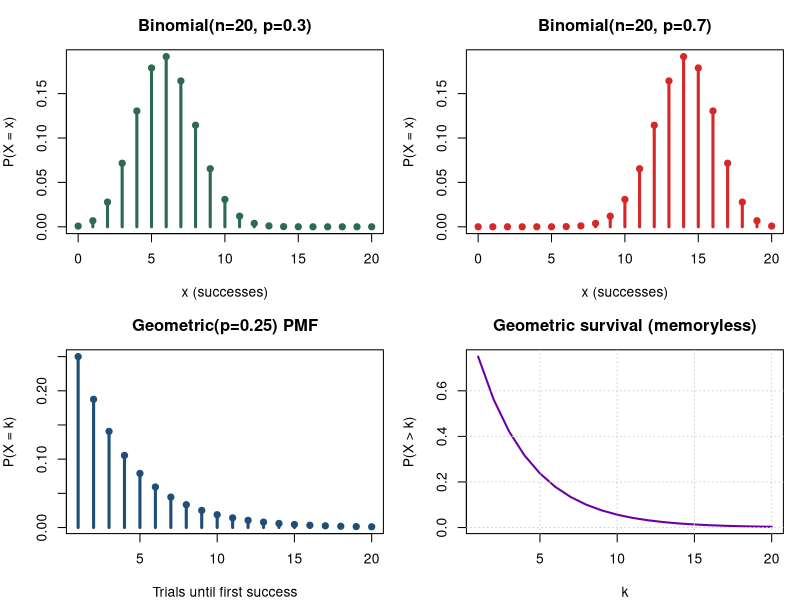
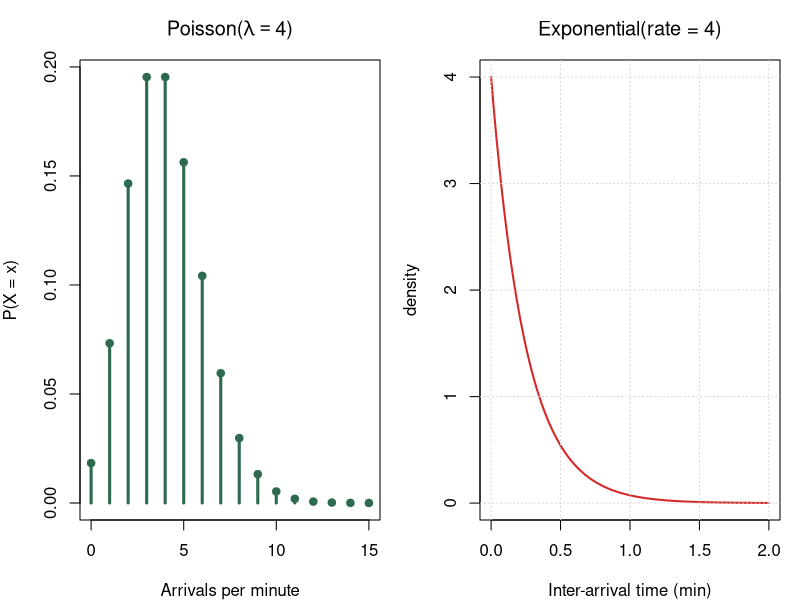
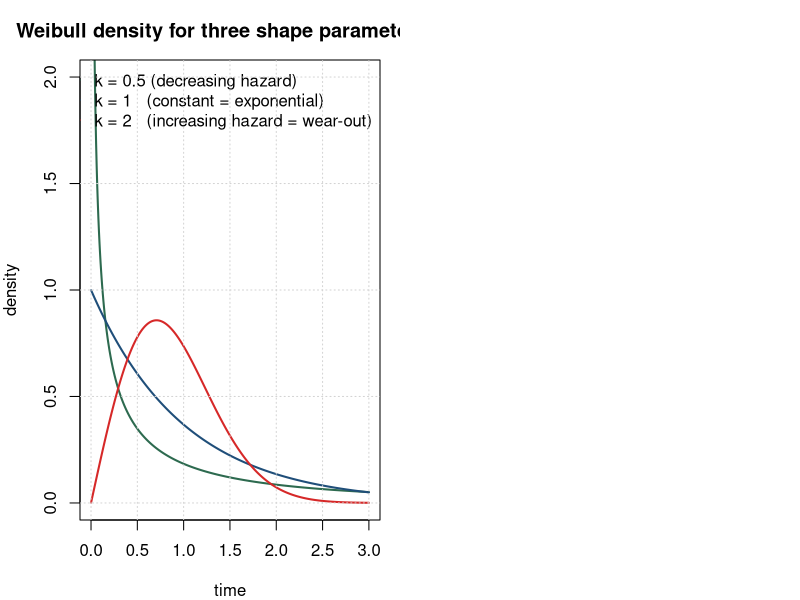
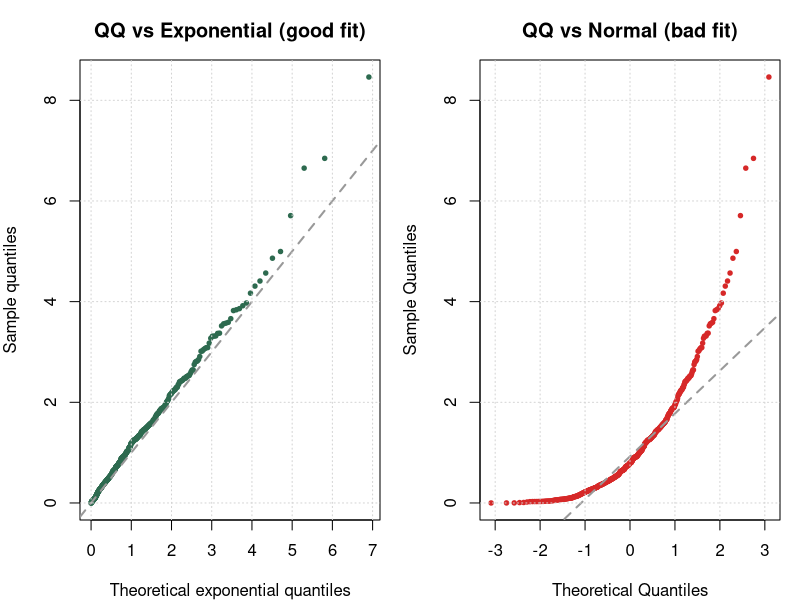
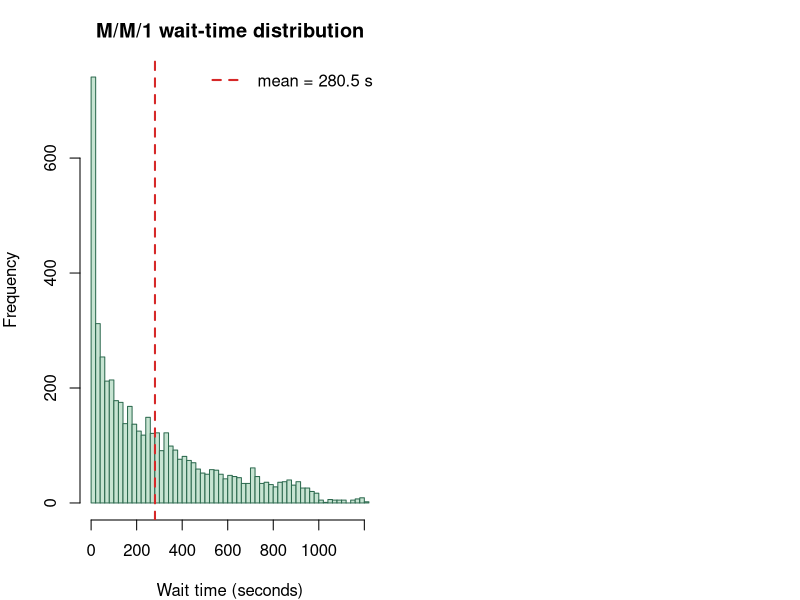

Generate these figures, in order, with R:
## ---- chunk 1
#| label: plot-discrete-dists
#| fig-cap: "Binomial PMFs for different p (top); Geometric PMF and survival function (bottom)."
#| fig-width: 9
#| fig-height: 6

par(mfrow = c(2, 2), mar = c(4, 4, 3, 1))

# Binomial p = 0.3
x <- 0:20
plot(x, dbinom(x, size = 20, prob = 0.3), type = "h", lwd = 3,
     col = "#2d6a4f", xlab = "x (successes)", ylab = "P(X = x)",
     main = "Binomial(n=20, p=0.3)")
points(x, dbinom(x, size = 20, prob = 0.3), pch = 19, col = "#2d6a4f")

# Binomial p = 0.7
plot(x, dbinom(x, size = 20, prob = 0.7), type = "h", lwd = 3,
     col = "#d62828", xlab = "x (successes)", ylab = "P(X = x)",
     main = "Binomial(n=20, p=0.7)")
points(x, dbinom(x, size = 20, prob = 0.7), pch = 19, col = "#d62828")

# Geometric PMF (p = 0.25)
k <- 1:20
plot(k, dgeom(k - 1, prob = 0.25), type = "h", lwd = 3,
     col = "#1f4e79", xlab = "Trials until first success",
     ylab = "P(X = k)", main = "Geometric(p=0.25) PMF")
points(k, dgeom(k - 1, prob = 0.25), pch = 19, col = "#1f4e79")

# Geometric survival P(X > k)
plot(k, 1 - pgeom(k - 1, prob = 0.25), type = "l", lwd = 2,
     col = "#6c00a3", xlab = "k", ylab = "P(X > k)",
     main = "Geometric survival (memoryless)")
grid()
## ---- chunk 2
#| label: plot-poisson-exp
#| fig-cap: "Poisson PMF and the matching exponential density."
#| fig-width: 9
#| fig-height: 4

par(mfrow = c(1, 2), mar = c(4, 4, 3, 1))

lambda <- 4
x <- 0:15
plot(x, dpois(x, lambda), type = "h", lwd = 3, col = "#2d6a4f",
     xlab = "Arrivals per minute", ylab = "P(X = x)",
     main = bquote("Poisson(" * lambda == .(lambda) * ")"))
points(x, dpois(x, lambda), pch = 19, col = "#2d6a4f")

t <- seq(0, 2, length.out = 400)
plot(t, dexp(t, rate = lambda), type = "l", lwd = 2, col = "#d62828",
     xlab = "Inter-arrival time (min)", ylab = "density",
     main = bquote("Exponential(rate =" ~ .(lambda) * ")"))
grid()
## ---- chunk 3
#| label: plot-weibull
#| fig-cap: "Weibull density for k < 1 (weak parts fail first), k = 1 (exponential), k > 1 (wear-out)."
#| fig-width: 7
#| fig-height: 4

t <- seq(0.001, 3, length.out = 500)
plot(t, dweibull(t, shape = 0.5, scale = 1), type = "l", lwd = 2,
     col = "#2d6a4f", xlab = "time", ylab = "density",
     main = "Weibull density for three shape parameters k",
     ylim = c(0, 2))
lines(t, dweibull(t, shape = 1.0, scale = 1), lwd = 2, col = "#1f4e79")
lines(t, dweibull(t, shape = 2.0, scale = 1), lwd = 2, col = "#d62828")
legend("topright",
       legend = c("k = 0.5 (decreasing hazard)",
                  "k = 1   (constant = exponential)",
                  "k = 2   (increasing hazard = wear-out)"),
       col = c("#2d6a4f", "#1f4e79", "#d62828"), lwd = 2, bty = "n")
grid()
## ---- chunk 4
#| label: plot-qq
#| fig-cap: "QQ plots: (left) simulated exponential data vs theoretical exponential — nearly straight. (right) the same data vs theoretical normal — clearly bad, especially in the tails."
#| fig-width: 9
#| fig-height: 4

set.seed(42)
exp_data <- rexp(500, rate = 1)

par(mfrow = c(1, 2), mar = c(4, 4, 3, 1))

# QQ vs exponential
qq_exp <- qexp(ppoints(length(exp_data)))
plot(sort(qq_exp), sort(exp_data), pch = 19, cex = 0.6, col = "#2d6a4f",
     xlab = "Theoretical exponential quantiles",
     ylab = "Sample quantiles",
     main = "QQ vs Exponential (good fit)")
abline(0, 1, col = "gray60", lty = 2, lwd = 2)
grid()

# QQ vs normal
qqnorm(exp_data, pch = 19, cex = 0.6, col = "#d62828",
       main = "QQ vs Normal (bad fit)")
qqline(exp_data, col = "gray60", lty = 2, lwd = 2)
grid()
## ---- chunk 5
#| label: simulate-mm1

set.seed(1)

simulate_mm1 <- function(n_customers = 5000, lambda = 1 / 20, mu = 1 / 19) {
  inter_arrivals <- rexp(n_customers, rate = lambda)
  service_times  <- rexp(n_customers, rate = mu)

  arrival_time <- cumsum(inter_arrivals)
  start_time   <- numeric(n_customers)
  finish_time  <- numeric(n_customers)

  start_time[1]  <- arrival_time[1]
  finish_time[1] <- start_time[1] + service_times[1]

  for (i in 2:n_customers) {
    start_time[i]  <- max(arrival_time[i], finish_time[i - 1])
    finish_time[i] <- start_time[i] + service_times[i]
  }

  wait_time <- start_time - arrival_time
  data.frame(arrival_time, start_time, finish_time, wait_time)
}

sim <- simulate_mm1()
cat("Mean wait time (sec):", round(mean(sim$wait_time), 2), "\n")
cat("Max wait time  (sec):", round(max(sim$wait_time), 2), "\n")
cat("Utilization (expected):", round((1 / 19) / (1 / 20), 3), "\n")
## ---- chunk 6
#| label: plot-mm1
#| fig-cap: "Wait-time distribution for an M/M/1 queue with mean inter-arrival 20s and mean service 19s. Most waits are short but the tail is long — the *average* already disagrees with the 'no queue' story that averaging inputs would tell."
#| fig-width: 8
#| fig-height: 4

hist(sim$wait_time, breaks = 60, col = "#c7e4d2", border = "#2d6a4f",
     main = "M/M/1 wait-time distribution",
     xlab = "Wait time (seconds)")
abline(v = mean(sim$wait_time), col = "#d62828", lwd = 2, lty = 2)
legend("topright", paste("mean =", round(mean(sim$wait_time), 1), "s"),
       col = "#d62828", lwd = 2, lty = 2, bty = "n")
## ---- chunk 7
#| label: memoryless-check

set.seed(7)
samples <- rexp(50000, rate = 1)

# Unconditional
p_exceed_2 <- mean(samples > 2)

# Conditional: already waited 3, ask for 2 more
survived_3 <- samples[samples > 3]
p_exceed_3_plus_2 <- mean(survived_3 > 5)

cat("P(X > 2) unconditional:       ", round(p_exceed_2, 4), "\n")
cat("P(X > 5 | X > 3) conditional: ", round(p_exceed_3_plus_2, 4), "\n")
## ---- chunk 8
#| label: markov-weather

# Classic weather example: Sunny / Cloudy / Rainy
states <- c("Sunny", "Cloudy", "Rainy")
P <- matrix(c(
  0.70, 0.20, 0.10,   # from Sunny
  0.30, 0.40, 0.30,   # from Cloudy
  0.20, 0.45, 0.35    # from Rainy
), nrow = 3, byrow = TRUE)
rownames(P) <- colnames(P) <- states
P

# Eigen decomposition of P^T — the left eigenvector of P is the right eigenvector of P^T
eig <- eigen(t(P))

# Find the eigenvector corresponding to eigenvalue ~ 1
idx <- which.min(abs(eig$values - 1))
pi_star_raw <- Re(eig$vectors[, idx])
pi_star <- pi_star_raw / sum(pi_star_raw)
names(pi_star) <- states
round(pi_star, 4)
## ---- chunk 9
#| label: markov-verify

# Verify by simulation: start in Sunny, take many steps, record visit fractions
set.seed(42)
n_steps <- 100000
state <- 1L  # start in Sunny
visits <- integer(3)

for (step in seq_len(n_steps)) {
  visits[state] <- visits[state] + 1L
  state <- sample.int(3, size = 1, prob = P[state, ])
}

empirical <- visits / n_steps
names(empirical) <- states
round(empirical, 4)
## ---- chunk 10
#| label: pagerank

# Tiny web of 5 pages
link_matrix <- matrix(0, nrow = 5, ncol = 5)
# Page 1 links to 2, 3
link_matrix[1, c(2, 3)] <- 1
# Page 2 links to 3
link_matrix[2, 3] <- 1
# Page 3 links to 1, 4
link_matrix[3, c(1, 4)] <- 1
# Page 4 links to 3, 5
link_matrix[4, c(3, 5)] <- 1
# Page 5 links to 3
link_matrix[5, 3] <- 1

# Row-normalize to get transition matrix
P_web <- link_matrix / rowSums(link_matrix)

# Steady-state via eigen
eig_web <- eigen(t(P_web))
rank_raw <- Re(eig_web$vectors[, which.min(abs(eig_web$values - 1))])
page_rank <- rank_raw / sum(rank_raw)
names(page_rank) <- paste0("Page", 1:5)
sort(round(page_rank, 4), decreasing = TRUE)
